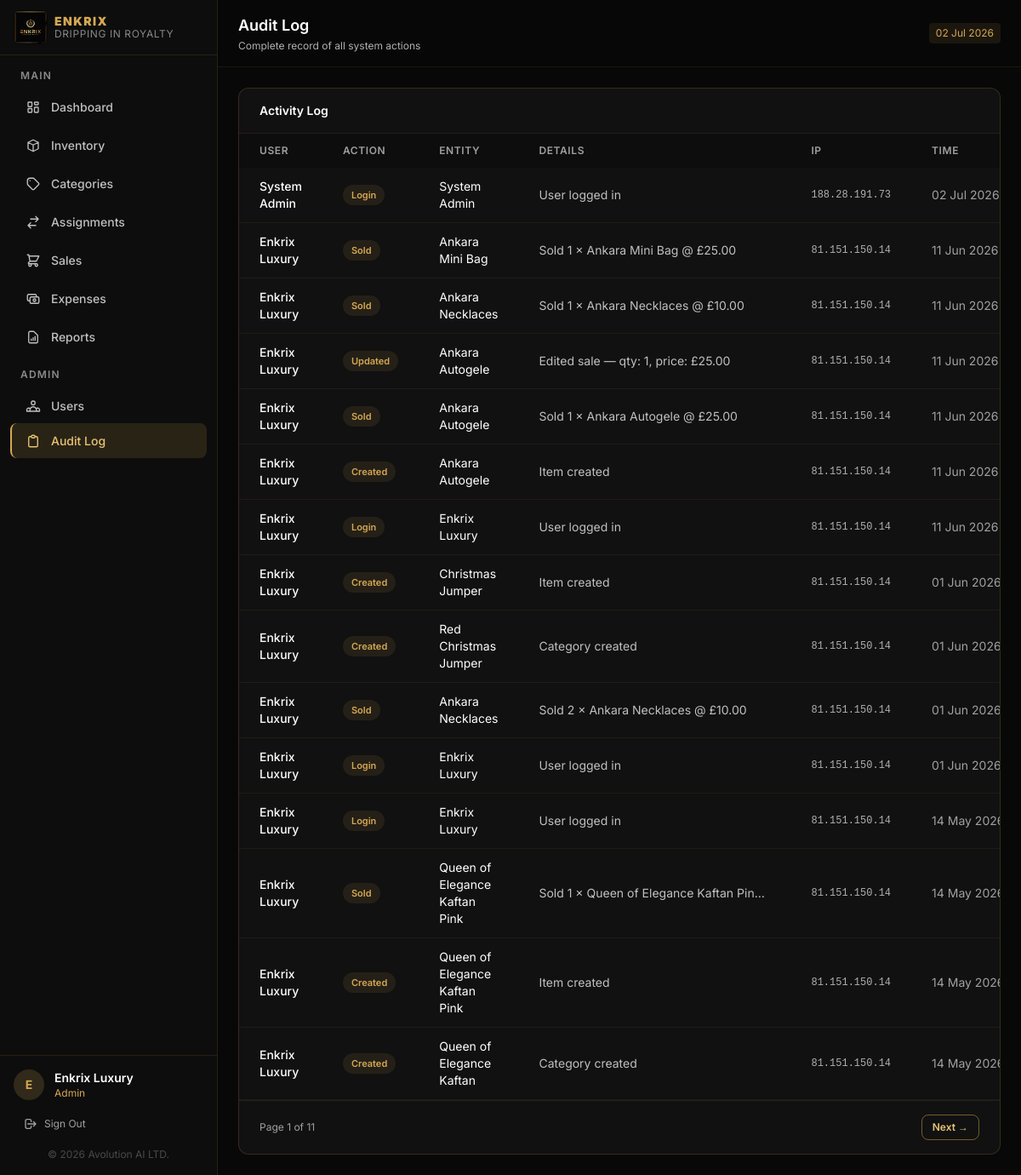
Page /activity (signed in) on the committed database.
### tables this page shows
CREATE TABLE `activity_logs` (
  `id` int NOT NULL AUTO_INCREMENT,
  `user_id` int DEFAULT NULL,
  `user_name` varchar(100) NOT NULL,
  `action` varchar(100) NOT NULL,
  `entity_type` varchar(50) NOT NULL,
  `entity_id` int DEFAULT NULL,
  `entity_name` varchar(200) DEFAULT NULL,
  `details` text,
  `ip_address` varchar(45) DEFAULT NULL,
  `created_at` timestamp NOT NULL DEFAULT CURRENT_TIMESTAMP,
  PRIMARY KEY (`id`),
  KEY `idx_logs_user` (`user_id`),
  KEY `idx_logs_entity` (`entity_type`,`entity_id`),
  KEY `idx_logs_created` (`created_at`),
  CONSTRAINT `fk_logs_user` FOREIGN KEY (`user_id`) REFERENCES `users` (`id`) ON DELETE SET NULL
);

### app/helpers/functions.php (called while the page is built, shortened)
<?php
function view(string $template, array $data = []): void
{
    extract($data, EXTR_SKIP);
    $file = APP_PATH . '/views/' . str_replace('.', '/', $template) . '.php';
    require $file;
}
function e(mixed $value): string
{
    return htmlspecialchars((string)$value, ENT_QUOTES | ENT_SUBSTITUTE, 'UTF-8');
}
function format_date(string|null $date, string $format = 'd M Y'): string
{
    return date($format, strtotime($date));
}
function paginate(int $total, int $page, int $perPage): array
{
    $totalPages = (int)ceil($total / $perPage);
    return [
        'total'       => $total,
        'per_page'    => $perPage,
        'current'     => $page,
        'total_pages' => $totalPages,
        'offset'      => ($page - 1) * $perPage,
        'has_prev'    => $page > 1,
        'has_next'    => $page < $totalPages,
    ];
}

### app/controllers/BaseController.php (called while the page is built, shortened)
<?php
abstract class BaseController
{
    protected function render(string $template, array $data = []): void
    {
        view($template, $data);
    }
    protected function input(string $key, mixed $default = ''): mixed
    {
        return $_POST[$key] ?? $_GET[$key] ?? $default;
    }
    protected function currentPage(): int
    {
        return max(1, (int)($this->input('page', 1)));
    }
}

### app/controllers/DashboardController.php (called while the page is built, shortened)
<?php
class DashboardController extends BaseController
{
    public function activity(): void
    {
        $logModel = new ActivityLog();
        $page     = $this->currentPage();
        $perPage  = Config::get('pagination.per_page');
        $total    = $logModel->count();
        $pagination = paginate($total, $page, $perPage);
        $logs     = $logModel->paginated($pagination['offset'], $perPage);
        $this->render('dashboard.activity', compact('logs', 'pagination'));
    }
}

### public/index.php (called while the page is built, shortened)
<?php
spl_autoload_register(function (string $class): void {
    $map = [
        'App\\Config\\'      => APP_PATH . '/config/',
        'App\\Controllers\\' => APP_PATH . '/controllers/',
        'App\\Models\\'      => APP_PATH . '/models/',
        'App\\Middleware\\'  => APP_PATH . '/middleware/',
    ];
    foreach ($map as $prefix => $dir) {
        if (str_starts_with($class, $prefix)) {
            $file = $dir . str_replace('\\', '/', substr($class, strlen($prefix))) . '.php';
            return;
        }
    }
});
require_once APP_PATH . '/helpers/functions.php';
require_once APP_PATH . '/routes/web.php';

### app/config/Config.php (called while the page is built, shortened)
<?php
class Config
{
    private static array $config = [];
    public static function get(string $key, mixed $default = null): mixed
    {
        if (empty(self::$config)) {
            self::$config = [
                'app' => [
                    'env'  => $_ENV['APP_ENV']  ?? 'production',
                    'url'  => $_ENV['APP_URL']  ?? 'http://localhost:8000',
                    'key'  => $_ENV['APP_KEY']  ?? '',
                    'name' => 'Enkrix IMS',
                ],
                'db' => [
                    'host' => $_ENV['DB_HOST'] ?? 'db',
                    'port' => $_ENV['DB_PORT'] ?? '3306',
                    'name' => $_ENV['DB_NAME'] ?? 'enkrix_inventory',
                    'user' => $_ENV['DB_USER'] ?? 'root',
                    'pass' => $_ENV['DB_PASS'] ?? '',
                ],
                'pagination' => [
                    'per_page' => 15,
                ],
                'upload' => [
                    'path'      => BASE_PATH . '/public/uploads/',
                    'max_size'  => 5 * 1024 * 1024,
                    'allowed'   => ['image/jpeg', 'image/png', 'image/webp'],
                ],
            ];
        }
        $keys  = explode('.', $key);
        $value = self::$config;
        foreach ($keys as $k) {
            $value = $value[$k] ?? null;
        }
        return $value;
    }
}

### app/config/Database.php (called while the page is built, shortened)
<?php
class Database
{
    private static ?PDO $instance = null;
    public static function getInstance(): PDO
    {
        if (self::$instance === null) {
            $host = Config::get('db.host');
            $port = Config::get('db.port');
            $name = Config::get('db.name');
            $user = Config::get('db.user');
            $pass = Config::get('db.pass');
            $dsn = "mysql:host={$host};port={$port};dbname={$name};charset=utf8mb4";
            try {
                self::$instance = new PDO($dsn, $user, $pass, [
                    PDO::ATTR_ERRMODE            => PDO::ERRMODE_EXCEPTION,
                    PDO::ATTR_DEFAULT_FETCH_MODE => PDO::FETCH_ASSOC,
                    PDO::ATTR_EMULATE_PREPARES   => false,
                    PDO::MYSQL_ATTR_INIT_COMMAND => "SET NAMES utf8mb4 COLLATE utf8mb4_unicode_ci",
                ]);
            } catch (PDOException $e) {
                error_log('DB connection failed: ' . $e->getMessage());
                http_response_code(500);
                die('Database connection failed. Please try again later.');
            }
        }
        return self::$instance;
    }
}

### app/models/BaseModel.php (called while the page is built, shortened)
<?php
abstract class BaseModel
{
    protected PDO $db;
    protected string $table;
    public function __construct()
    {
        $this->db = Database::getInstance();
    }
    protected function query(string $sql, array $params = []): PDOStatement
    {
        $stmt = $this->db->prepare($sql);
        $stmt->execute($params);
        return $stmt;
    }
    public function count(string $where = '', array $params = []): int
    {
        $sql = "SELECT COUNT(*) FROM `{$this->table}`";
        return (int)$this->query($sql, $params)->fetchColumn();
    }
}

### app/models/ActivityLog.php (called while the page is built, shortened)
<?php
class ActivityLog extends BaseModel
{
    public function paginated(int $offset, int $limit): array
    {
        return $this->query(
            "SELECT * FROM activity_logs ORDER BY created_at DESC LIMIT ? OFFSET ?",
            [$limit, $offset]
        )->fetchAll();
    }
}

### app/views/dashboard/activity.php (the view, shortened to what this page needs)
<div class="card overflow-hidden">
  <div class="px-6 py-4 border-b" style="border-color:rgba(212,168,83,0.1);">
    <h2 class="text-sm font-semibold text-white">Activity Log</h2>
  </div>
  <div class="overflow-x-auto">
    <table class="w-full text-sm">
      <thead>
        <tr style="background:#0D0D0D;">
          <th class="px-6 py-3 text-left text-xs font-semibold uppercase tracking-wider" style="color:#A0A0A0;">User</th>
          <th class="px-6 py-3 text-left text-xs font-semibold uppercase tracking-wider" style="color:#A0A0A0;">Action</th>
          <th class="px-6 py-3 text-left text-xs font-semibold uppercase tracking-wider" style="color:#A0A0A0;">Entity</th>
          <th class="px-6 py-3 text-left text-xs font-semibold uppercase tracking-wider" style="color:#A0A0A0;">Details</th>
          <th class="px-6 py-3 text-left text-xs font-semibold uppercase tracking-wider" style="color:#A0A0A0;">IP</th>
          <th class="px-6 py-3 text-left text-xs font-semibold uppercase tracking-wider" style="color:#A0A0A0;">Time</th>
        </tr>
      </thead>
      <tbody>
        <?php foreach ($logs as $log): ?>
        <tr class="table-row">
          <td class="px-6 py-3 text-white font-medium"><?= e($log['user_name']) ?></td>
          <td class="px-6 py-3">
            <span class="badge" style="background:rgba(212,168,83,0.1);color:#D4A853;"><?= e(ucfirst(str_replace('_', ' ', $log['action']))) ?></span>
          </td>
          <td class="px-6 py-3 text-white"><?= e($log['entity_name'] ?? '—') ?></td>
          <td class="px-6 py-3 max-w-xs truncate" style="color:#C0C0C0;"><?= e($log['details'] ?? '—') ?></td>
          <td class="px-6 py-3 font-mono text-xs" style="color:#B0B0B0;"><?= e($log['ip_address'] ?? '—') ?></td>
          <td class="px-6 py-3 whitespace-nowrap" style="color:#A0A0A0;"><?= format_date($log['created_at'], 'd M Y g:ia') ?></td>
        </tr>
        <?php endforeach; ?>
      </tbody>
    </table>
  </div>
  <?php if ($pagination['total_pages'] > 1): ?>
  <div class="px-6 py-4 border-t flex items-center justify-between" style="border-color:rgba(212,168,83,0.1);">
    <p class="text-xs" style="color:#A0A0A0;">Page <?= $pagination['current'] ?> of <?= $pagination['total_pages'] ?></p>
    <div class="flex gap-2">
      <?php if ($pagination['has_next']): ?>
        <a href="?page=<?= $pagination['current'] + 1 ?>" class="btn-outline text-xs py-1.5 px-3">Next →</a>
      <?php endif; ?>
    </div>
  </div>
  <?php endif; ?>
</div>
<?php
require APP_PATH . '/views/layouts/main.php';
?>

### app/routes/web.php (shortened to what this page needs)
<?php
$uri    = trim(parse_url($_SERVER['REQUEST_URI'], PHP_URL_PATH) ?? '', '/');
$method = $_SERVER['REQUEST_METHOD'];
function matchRoute(string $pattern, string $uri): array|false
{
    $regex = preg_replace('/\{([a-z_]+)\}/', '([^/]+)', $pattern);
    $regex = '@^' . $regex . '$@';
    if (preg_match($regex, $uri, $m)) {
        array_shift($m);
        return $m;
    }
    return false;
}
foreach ($routes as [$routeMethod, $pattern, $handler, $requiresAuth]) {
    if ($routeMethod !== $method) continue;
    $params = matchRoute($pattern, $uri);
    if ($params !== false) {
        [$class, $action] = $handler;
        $controller = new $class();
        $controller->$action(...$params);
        break;
    }
}

### app/views/layouts/main.php (style rules this page uses)
:root { --gold:#D4A853; --gold-light:#E8C574; --gold-dark:#B8922A; --ink-950:#080808; --ink-900:#0D0D0D; --ink-800:#111111; --ink-700:#1A1A1A; --sidebar-w:256px; }
* { scrollbar-width:thin; scrollbar-color:var(--gold-dark) var(--ink-800); }
body { background:#080808; color:#F0F0F0; overflow-x:hidden; }
.card { background:#111111; border:1px solid rgba(212,168,83,0.18); border-radius:12px; }
.btn-outline { display:inline-flex; align-items:center; justify-content:center; border:1px solid rgba(212,168,83,0.5); color:#E8C574; font-weight:600; border-radius:8px; padding:8px 18px; font-size:14px; transition:all 0.2s; text-decoration:none; white-space:nowrap; background:transparent; }
.table-row { border-bottom:1px solid rgba(212,168,83,0.08); transition:background 0.15s; }
.badge { display:inline-flex; align-items:center; padding:2px 10px; border-radius:100px; font-size:11px; font-weight:600; }

### rows in the picture
activity_logs: user_name "System Admin", action "Login", entity_name "System Admin", details "User logged in", ip_address "188.28.191.73", created_at "02 Jul 2026…"
activity_logs: user_name "Enkrix Luxury", action "Sold", entity_name "Ankara Mini Bag", details "Sold 1 × Ankara Mini Bag @ £25.00", ip_address "81.151.150.14", created_at "11 Jun 2026…"
activity_logs: user_name "Enkrix Luxury", action "Sold", entity_name "Ankara Necklaces", details "Sold 1 × Ankara Necklaces @ £10.00", ip_address "81.151.150.14", created_at "11 Jun 2026…"
activity_logs: user_name "Enkrix Luxury", action "Updated", entity_name "Ankara Autogele", details "Edited sale — qty: 1, price: £25.00", ip_address "81.151.150.14", created_at "11 Jun 2026…"
activity_logs: user_name "Enkrix Luxury", action "Sold", entity_name "Ankara Autogele", details "Sold 1 × Ankara Autogele @ £25.00", ip_address "81.151.150.14", created_at "11 Jun 2026…"
activity_logs: user_name "Enkrix Luxury", action "Created", entity_name "Ankara Autogele", details "Item created", ip_address "81.151.150.14", created_at "11 Jun 2026…"
activity_logs: user_name "Enkrix Luxury", action "Login", entity_name "Enkrix Luxury", details "User logged in", ip_address "81.151.150.14", created_at "11 Jun 2026…"
activity_logs: user_name "Enkrix Luxury", action "Created", entity_name "Christmas Jumper", details "Item created", ip_address "81.151.150.14", created_at "01 Jun…"
activity_logs: user_name "Enkrix Luxury", action "Created", entity_name "Red Christmas Jumper", details "Category created", ip_address "81.151.150.14", created_at "01 Jun…"
activity_logs: user_name "Enkrix Luxury", action "Sold", entity_name "Ankara Necklaces", details "Sold 2 × Ankara Necklaces @ £10.00", ip_address "81.151.150.14", created_at "01 Jun…"
activity_logs: user_name "Enkrix Luxury", action "Login", entity_name "Enkrix Luxury", details "User logged in", ip_address "81.151.150.14", created_at "01 Jun…"
activity_logs: user_name "Enkrix Luxury", action "Login", entity_name "Enkrix Luxury", details "User logged in", ip_address "81.151.150.14", created_at "14 May…"
activity_logs: user_name "Enkrix Luxury", action "Sold", entity_name "Queen of Elegance Kaftan Pink", details "Sold 1 × Queen of Elegance Kaftan Pin…", ip_address "81.151.150.14", created_at "14 May…"
activity_logs: user_name "Enkrix Luxury", action "Created", entity_name "Queen of Elegance Kaftan Pink", details "Item created", ip_address "81.151.150.14", created_at "14 May…"
activity_logs: user_name "Enkrix Luxury", action "Created", entity_name "Queen of Elegance Kaftan", details "Category created", ip_address "81.151.150.14", created_at "14 May…"

### other values in the picture
$pagination['current'] "1"
$pagination['total_pages'] "11"
